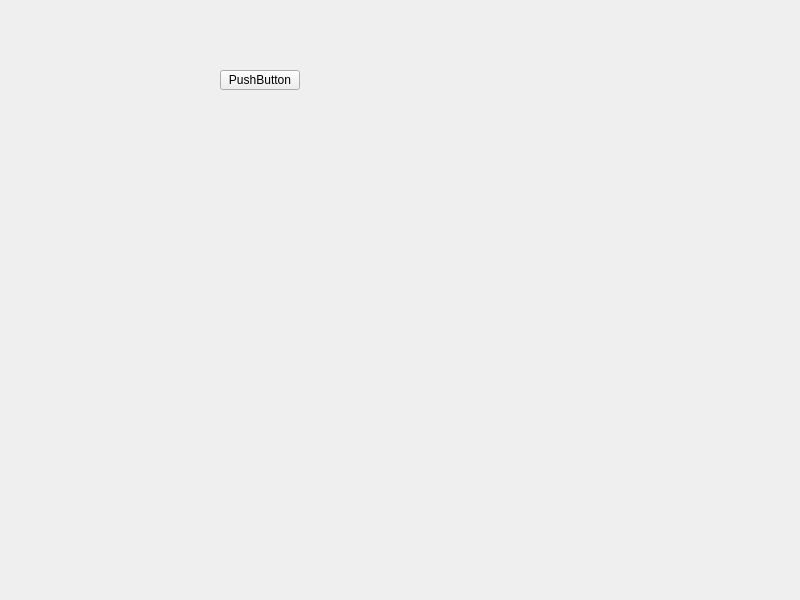
<?xml version="1.0" encoding="UTF-8"?>
<ui version="4.0">
 <class>Widget</class>
 <widget class="QWidget" name="Widget">
  <property name="geometry">
   <rect>
    <x>0</x>
    <y>0</y>
    <width>800</width>
    <height>600</height>
   </rect>
  </property>
  <property name="windowTitle">
   <string>Widget</string>
  </property>
  <widget class="QPushButton" name="pushButton">
   <property name="geometry">
    <rect>
     <x>220</x>
     <y>70</y>
     <width>80</width>
     <height>20</height>
    </rect>
   </property>
   <property name="text">
    <string>PushButton</string>
   </property>
  </widget>
 </widget>
 <resources/>
 <connections/>
</ui>
